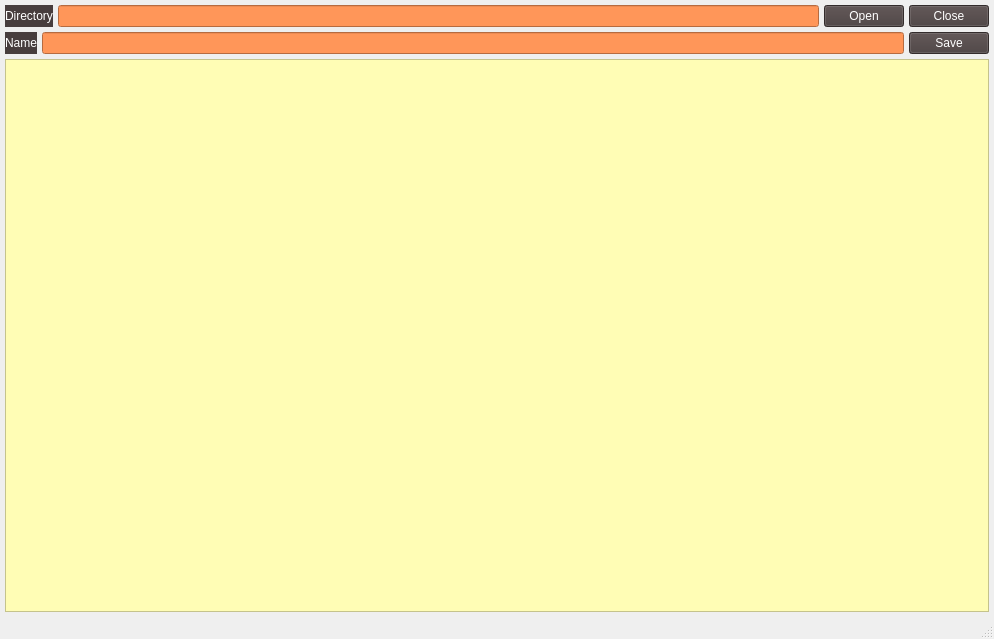
<?xml version="1.0" encoding="UTF-8"?>
<ui version="4.0">
 <class>MainWindow</class>
 <widget class="QMainWindow" name="MainWindow">
  <property name="geometry">
   <rect>
    <x>0</x>
    <y>0</y>
    <width>994</width>
    <height>639</height>
   </rect>
  </property>
  <property name="windowTitle">
   <string>MainWindow</string>
  </property>
  <widget class="QWidget" name="centralwidget">
   <layout class="QHBoxLayout" name="horizontalLayout_3">
    <property name="spacing">
     <number>5</number>
    </property>
    <property name="leftMargin">
     <number>5</number>
    </property>
    <property name="topMargin">
     <number>5</number>
    </property>
    <property name="rightMargin">
     <number>5</number>
    </property>
    <property name="bottomMargin">
     <number>5</number>
    </property>
    <item>
     <layout class="QVBoxLayout" name="verticalLayout_2">
      <item>
       <layout class="QVBoxLayout" name="verticalLayout">
        <item>
         <layout class="QHBoxLayout" name="horizontalLayout">
          <item>
           <widget class="QLabel" name="label">
            <property name="styleSheet">
             <string notr="true">QLabel {
background-color: rgb(71, 61, 61);
color: rgb(255, 255, 255)
}</string>
            </property>
            <property name="text">
             <string>Directory</string>
            </property>
           </widget>
          </item>
          <item>
           <widget class="QLineEdit" name="lineEdit">
            <property name="styleSheet">
             <string notr="true">QLineEdit {
background-color:rgb(255, 150, 89);
}</string>
            </property>
           </widget>
          </item>
          <item>
           <widget class="QPushButton" name="pushButton">
            <property name="styleSheet">
             <string notr="true">QPushButton {
background-color: rgb(71, 61, 61);
broder-radius: 2px;
color:rgb(255, 255, 255);
}

QPushButton:pressed {
background-color: rgb(38, 23, 255)
}
</string>
            </property>
            <property name="text">
             <string>Open</string>
            </property>
           </widget>
          </item>
          <item>
           <widget class="QPushButton" name="pushButton_3">
            <property name="styleSheet">
             <string notr="true">QPushButton {
background-color: rgb(71, 61, 61);
broder-radius: 10px;
color:rgb(255, 255, 255);
}

QPushButton:pressed {
background-color:rgb(255, 125, 132)
}</string>
            </property>
            <property name="text">
             <string>Close</string>
            </property>
           </widget>
          </item>
         </layout>
        </item>
        <item>
         <layout class="QHBoxLayout" name="horizontalLayout_2">
          <item>
           <widget class="QLabel" name="label_2">
            <property name="styleSheet">
             <string notr="true">QLabel {
background-color: rgb(71, 61, 61);
color: rgb(255, 255, 255)
}</string>
            </property>
            <property name="text">
             <string>Name</string>
            </property>
           </widget>
          </item>
          <item>
           <widget class="QLineEdit" name="lineEdit_2">
            <property name="styleSheet">
             <string notr="true">QLineEdit {
background-color:rgb(255, 150, 89);
}</string>
            </property>
           </widget>
          </item>
          <item>
           <widget class="QPushButton" name="pushButton_2">
            <property name="styleSheet">
             <string notr="true">QPushButton {
    background-color:  rgb(71, 61, 61);
    color:  rgb(255, 255, 255);
    font-size:  12px;
}

QPushButton:pressed {
    background-color: rgb(64, 255, 30)
}</string>
            </property>
            <property name="text">
             <string>Save</string>
            </property>
           </widget>
          </item>
         </layout>
        </item>
       </layout>
      </item>
      <item>
       <widget class="QTextEdit" name="textEdit">
        <property name="styleSheet">
         <string notr="true">QTextEdit {
background-color:rgb(255, 253, 181);
color:rgb(66, 91, 255);
font: 12pt &quot;Ink Free&quot;;
}</string>
        </property>
       </widget>
      </item>
     </layout>
    </item>
   </layout>
  </widget>
  <widget class="QStatusBar" name="statusbar"/>
 </widget>
 <resources/>
 <connections/>
</ui>
